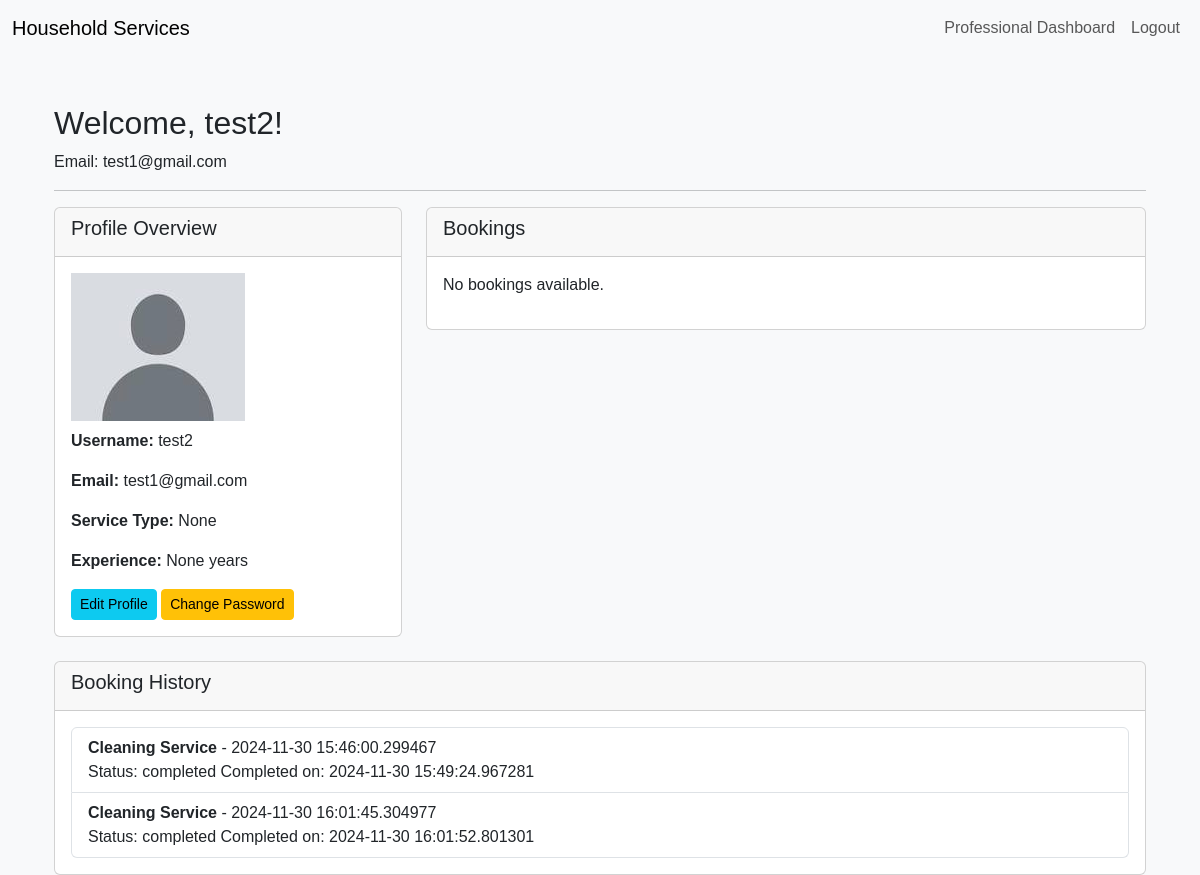
The page /professional_dashboard (signed in) on the database its author committed.
### models.py (models this page shows, shortened)
class User(db.Model, UserMixin):
    __tablename__ = 'users'
    id = db.Column(db.Integer, primary_key=True)
    username = db.Column(db.String(80), unique=True, nullable=False)
    email = db.Column(db.String(120), unique=True, nullable=False)
    password = db.Column(db.String(100), nullable=False)
    role = db.Column(db.String(20), nullable=False)
    name = db.Column(db.String(100), nullable=False)
    date_created = db.Column(db.DateTime, default=datetime.utcnow)
    active = db.Column(db.Boolean, default=True)
    profile_picture = db.Column(db.String(200), nullable=True)
    description = db.Column(db.String(500), nullable=True)
    service_type = db.Column(db.String(100), nullable=True)
    experience = db.Column(db.Integer, nullable=True)
    documents = db.relationship('ProfessionalDocument', backref='professional', lazy=True)
    ratings = db.relationship('Rating', backref='user', lazy=True)
    notifications = db.relationship('Notification', backref='user', lazy=True)
    settings = db.relationship('UserSettings', backref='user', uselist=False)

class Booking(db.Model):
    id = db.Column(db.Integer, primary_key=True)
    service_id = db.Column(db.Integer, db.ForeignKey('service.id'), nullable=False)
    customer_id = db.Column(db.Integer, db.ForeignKey('users.id'), nullable=False)
    professional_id = db.Column(db.Integer, db.ForeignKey('users.id'), nullable=True)
    date_of_booking = db.Column(db.DateTime, default=datetime.utcnow)
    date_of_completion = db.Column(db.DateTime, nullable=True)
    booking_status = db.Column(db.String(20), default='booked')
    remarks = db.Column(db.String(500), nullable=True)
    service_status = db.Column(db.String(20), default='requested')  # Add service_status column
    customer = db.relationship('User', foreign_keys=[customer_id], backref='customer_bookings')
    professional = db.relationship('User', foreign_keys=[professional_id], backref='professional_bookings')
    service = db.relationship('Service', backref='bookings')

class Service(db.Model):
    id = db.Column(db.Integer, primary_key=True)
    name = db.Column(db.String(100), nullable=False)
    description = db.Column(db.String(500), nullable=True)
    price = db.Column(db.Float, nullable=False)
    rating = db.Column(db.Float, nullable=True)
    status = db.Column(db.String(20), default='pending')
    time_required = db.Column(db.String(50), nullable=True)  # Add time_required column

### app.py (the view)
@app.route('/professional_dashboard')
@login_required
def professional_dashboard():
    if current_user.role != 'professional':
        flash('You must be a professional to access this page.', 'danger')
        return redirect(url_for('home'))
    chosen_bookings = Booking.query.filter_by(professional_id=current_user.id, booking_status='upcoming').all()
    completed_bookings = Booking.query.filter_by(professional_id=current_user.id, booking_status='completed').all()
    return render_template('professional_dashboard.html', user=current_user, chosen_bookings=chosen_bookings, completed_bookings=completed_bookings)

### app.py (called while the page is built)
@login_manager.user_loader
def load_user(user_id):
    return User.query.get(int(user_id))

### templates/professional_dashboard.html (shortened to what this page needs)
{% extends "layout.html" %}
{% block content %}
<div class="container mt-5">
    <h2>Welcome, {{ user.username }}!</h2>
    <p>Email: {{ user.email }}</p>
    <hr>
    <div class="row">
        <div class="col-md-4">
            <div class="card">
                <div class="card-header">
                    <h5>Profile Overview</h5>
                </div>
                <div class="card-body">
                    <img src="{{ user.profile_picture or '/static/image.png' }}" alt="Profile Picture" class="profile-picture mb-2">
                    <p><strong>Username:</strong> {{ user.username }}</p>
                    <p><strong>Email:</strong> {{ user.email }}</p>
                    <p><strong>Service Type:</strong> {{ user.service_type }}</p>
                    <p><strong>Experience:</strong> {{ user.experience }} years</p>
                    <a href="{{ url_for('edit_profile') }}" class="btn btn-info btn-sm">Edit Profile</a>
                    <a href="{{ url_for('change_password') }}" class="btn btn-warning btn-sm">Change Password</a>
                </div>
            </div>
        </div>
        <div class="col-md-8">
            <div class="card">
                <div class="card-header">
                    <h5>Bookings</h5>
                </div>
                <div class="card-body">
                    {% if chosen_bookings %}
                        <ul class="list-group">
                            {% for booking in chosen_bookings %}
                                <li class="list-group-item">
                                    <strong>{{ booking.service.name }}</strong> - {{ booking.date_of_booking }} <br>
                                    <span>Status: {{ booking.booking_status }}</span>
                                    <form action="{{ url_for('booking_action', booking_id=booking.id) }}" method="POST" class="mt-2">
                                        <button type="submit" name="action" value="complete" class="btn btn-primary btn-sm">Mark as Completed</button>
                                        <button type="submit" name="action" value="reject" class="btn btn-danger btn-sm">Reject</button>
                                    </form>
                                </li>
                            {% endfor %}
                        </ul>
                    {% else %}
                        <p>No bookings available.</p>
                    {% endif %}
                </div>
            </div>
        </div>
    </div>
    <div class="row mt-4">
        <div class="col-md-12">
            <div class="card">
                <div class="card-header">
                    <h5>Booking History</h5>
                </div>
                <div class="card-body">
                    {% if completed_bookings %}
                        <ul class="list-group">
                            {% for booking in completed_bookings %}
                                <li class="list-group-item">
                                    <strong>{{ booking.service.name }}</strong> - {{ booking.date_of_booking }} <br>
                                    <span>Status: {{ booking.booking_status }}</span>
                                    <span>Completed on: {{ booking.date_of_completion }}</span>
                                </li>
                            {% endfor %}
                        </ul>
                    {% else %}
                        <p>No completed bookings available.</p>
                    {% endif %}
                </div>
            </div>
        </div>
    </div>
</div>
{% endblock %}

### templates/layout.html (shortened to what this page needs)
<!DOCTYPE html>
<html lang="en">
<head>
    <link rel="stylesheet" href="https://cdnjs.cloudflare.com/ajax/libs/font-awesome/5.15.4/css/all.min.css">
    <link href="https://cdn.jsdelivr.net/npm/bootstrap@5.3.0-alpha1/dist/css/bootstrap.min.css" rel="stylesheet">
</head>
<body>
<nav class="navbar navbar-expand-lg navbar-light bg-light">
    <div class="container-fluid">
        <a class="navbar-brand" href="{{ url_for('home') }}">Household Services</a>
        <div class="collapse navbar-collapse" id="navbarNav">
            <ul class="navbar-nav ms-auto">
                {% if current_user.is_authenticated %}
                    {% if current_user.role == 'admin' %}
                        <li class="nav-item">
                            <a class="nav-link" href="{{ url_for('admin_dashboard') }}">Admin Dashboard</a>
                        </li>
                    {% elif current_user.role == 'professional' %}
                        <li class="nav-item">
                            <a class="nav-link" href="{{ url_for('professional_dashboard') }}">Professional Dashboard</a>
                        </li>
                    {% elif current_user.role == 'customer' %}
                        <li class="nav-item">
                            <a class="nav-link" href="{{ url_for('customer_dashboard') }}">Customer Dashboard</a>
                        </li>
                    {% endif %}
                    <li class="nav-item">
                        <a class="nav-link" href="{{ url_for('logout') }}">Logout</a>
                    </li>
                {% endif %}
            </ul>
        </div>
    </div>
</nav>
<div class="container mt-3">
    {% block content %}{% endblock %}
</div>
</body>
</html>

### templates/layout.html (style rules this page uses)
body { font-family: Arial, sans-serif; background-color: #f8f9fa; }
.navbar { margin-bottom: 20px; }

### rows shown on the page
User: username "test2", email "test1@gmail.com", service_type "None", experience "None"
Booking: service.name "Cleaning Service", date_of_booking "2024-11-30 15:46:00.299467", booking_status "completed", date_of_completion "2024-11-30 15:49:24.967281"
Booking: service.name "Cleaning Service", date_of_booking "2024-11-30 16:01:45.304977", booking_status "completed", date_of_completion "2024-11-30 16:01:52.801301"
